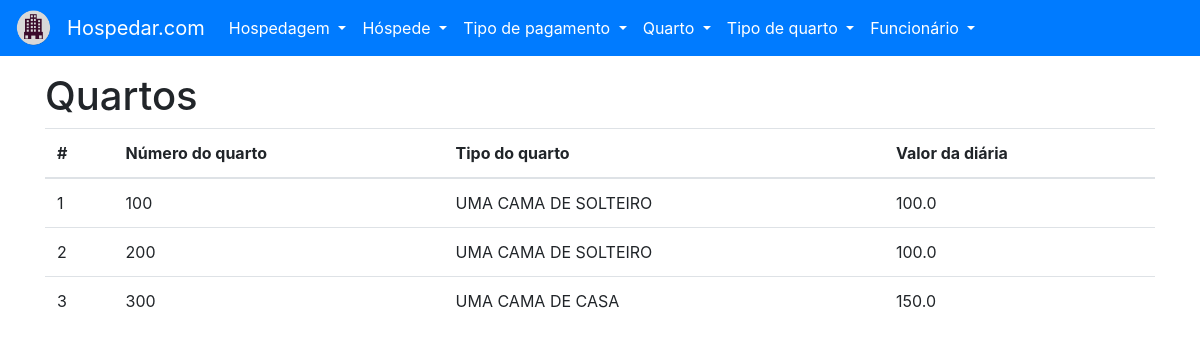
Page /quarto/listar on the earlier database version.
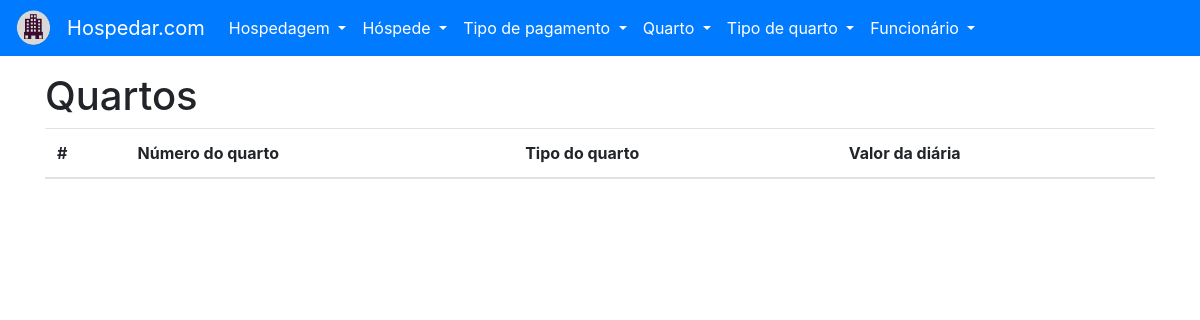
Same page on the later database version.
### tables this page shows
CREATE TABLE "QUARTO" (
	"ID_QUARTO" INTEGER NOT NULL PRIMARY KEY AUTOINCREMENT UNIQUE,
	"NU_QUARTO" INTEGER NOT NULL UNIQUE,
	
	"ID_TIPO_QUARTO" INTEGER NOT NULL,

	FOREIGN KEY ("ID_TIPO_QUARTO") REFERENCES "TIPO_QUARTO" ("ID_TIPO_QUARTO")
);

CREATE TABLE "TIPO_QUARTO" (
	"ID_TIPO_QUARTO" INTEGER NOT NULL PRIMARY KEY AUTOINCREMENT UNIQUE,
	"NO_TIPO_QUARTO" VARCHAR(16) NOT NULL UNIQUE,
	"VL_DIARIA" REAL NOT NULL
);

### project/backend/quarto/views.py (the view)
def listar():
    with QuartoTipoQuartView(DATABASE_URL) as db:
        try:
            quarto_tipo_quarto = db.select_all()
        except (DatabaseException, OperationalError, IntegrityError) as err:
            flash(str(err), 'danger')
            return render_template('quarto-listar.html')
    return render_template('quarto-listar.html', quarto_tipo_quarto=quarto_tipo_quarto)

### project/backend/main/models.py (called while the page is built)
    def __enter__(self):
        self.open()
        return self

    def __exit__(self, exc_type, exc_val, exc_tb):
        self.close()

    @property
    def cursor(self):
        return self._cursor

    def open(self):
        self._connection = sqlite3.connect(self.url)
        self._cursor = self._connection.cursor()

    def close(self):
        self._connection.close()

    def cursor_to_dict(self, cursors: Iterable):
        return [dict(zip(self.__tablecolumns__, cursor)) for cursor in cursors]

    def select_all(self):
        if self._connection:
            return self.cursor_to_dict(self.cursor.execute(f'SELECT * FROM "{self.__tablename__}" ;'))
        raise ProgrammingError('ProgrammingError: Cannot operate on a closed database.')

### project/frontend/templates/quarto-listar.html (shortened to what this page needs)
{% extends 'base.html' %}
{% from 'macros.html' import flash %}
{% block content %}
    <h1>Quartos</h1>
    <table class="table">
        <thead>
        <tr>
            <th scope="col">#</th>
            <th scope="col">Número do quarto</th>
            <th scope="col">Tipo do quarto</th>
            <th scope="col">Valor da diária</th>
        </tr>
        </thead>
        <tbody>
        {% for quarto in quarto_tipo_quarto %}
            <tr>
                <td scope="row">{{ quarto['ID_QUARTO'] }}</td>
                <td>{{ quarto['NU_QUARTO'] }}</td>
                <td>{{ quarto['NO_TIPO_QUARTO'] }}</td>
                <td>{{ quarto['VL_DIARIA'] }}</td>
            </tr>
        {% endfor %}
        </tbody>
    </table>
{% endblock content%}

Differences in the rows shown:
removed QUARTO: ID_QUARTO "1", NU_QUARTO "100", NO_TIPO_QUARTO "UMA CAMA DE SOLTEIRO", VL_DIARIA "100.0"
removed QUARTO: ID_QUARTO "2", NU_QUARTO "200", NO_TIPO_QUARTO "UMA CAMA DE SOLTEIRO", VL_DIARIA "100.0"
removed QUARTO: ID_QUARTO "3", NU_QUARTO "300", NO_TIPO_QUARTO "UMA CAMA DE CASA", VL_DIARIA "150.0"
